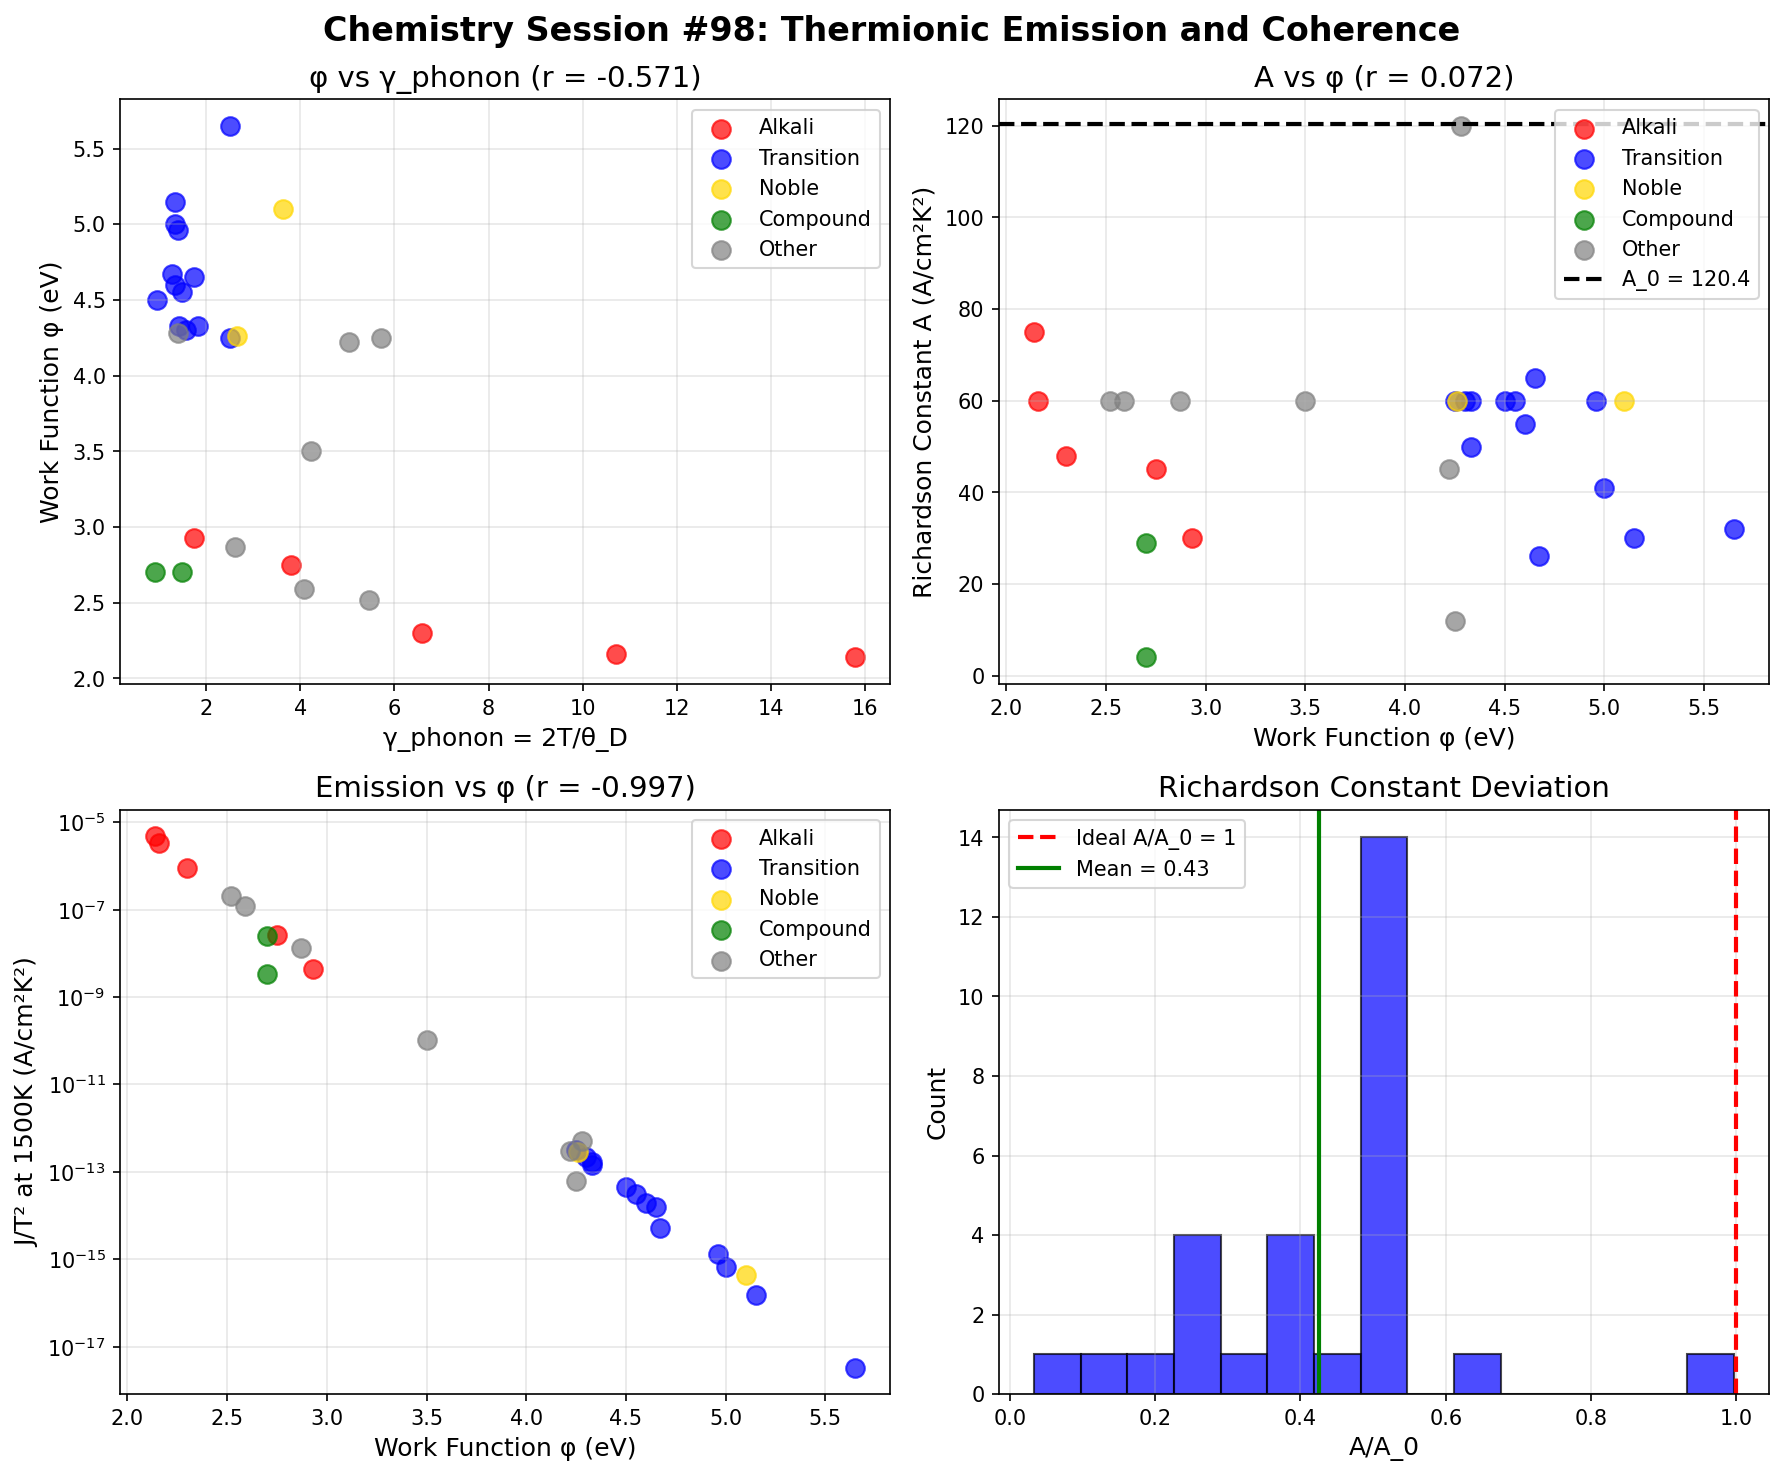

The Python source for this figure:
#!/usr/bin/env python3
"""
Chemistry Session #98: Thermionic Emission and Coherence

Test whether thermionic emission relates to coherence parameter γ.

Richardson-Dushman equation:
J = A × T² × exp(-φ/kT)

where:
- J = current density
- A = Richardson constant (ideally A_0 = 120 A/cm²K²)
- φ = work function
- T = temperature

Actual A differs from A_0 due to surface effects.

Coherence hypothesis:
- A/A_0 may relate to electron coherence at surface
- φ relates to γ_electron (electron binding)
- Deviation from A_0 = coherence effect
"""

import numpy as np
import matplotlib.pyplot as plt
from scipy import stats

# Thermionic emission data for metals
# phi = work function (eV)
# A = Richardson constant (A/cm²K²)
# theta_D = Debye temperature (K)

thermionic_data = {
    # Alkali metals (low work function)
    'Li': {'phi': 2.93, 'A': 30, 'theta_D': 344},
    'Na': {'phi': 2.75, 'A': 45, 'theta_D': 158},
    'K': {'phi': 2.30, 'A': 48, 'theta_D': 91},
    'Rb': {'phi': 2.16, 'A': 60, 'theta_D': 56},
    'Cs': {'phi': 2.14, 'A': 75, 'theta_D': 38},

    # Alkaline earth
    'Ca': {'phi': 2.87, 'A': 60, 'theta_D': 230},
    'Sr': {'phi': 2.59, 'A': 60, 'theta_D': 147},
    'Ba': {'phi': 2.52, 'A': 60, 'theta_D': 110},

    # Transition metals
    'Ti': {'phi': 4.33, 'A': 60, 'theta_D': 420},
    'V': {'phi': 4.30, 'A': 60, 'theta_D': 380},
    'Cr': {'phi': 4.50, 'A': 60, 'theta_D': 630},
    'Fe': {'phi': 4.67, 'A': 26, 'theta_D': 470},
    'Co': {'phi': 5.00, 'A': 41, 'theta_D': 445},
    'Ni': {'phi': 5.15, 'A': 30, 'theta_D': 450},
    'Cu': {'phi': 4.65, 'A': 65, 'theta_D': 343},
    'Zn': {'phi': 4.33, 'A': 50, 'theta_D': 327},

    # Noble metals
    'Ag': {'phi': 4.26, 'A': 60, 'theta_D': 225},
    'Au': {'phi': 5.10, 'A': 60, 'theta_D': 165},
    'Pt': {'phi': 5.65, 'A': 32, 'theta_D': 240},

    # Refractory metals (important for cathodes)
    'Mo': {'phi': 4.60, 'A': 55, 'theta_D': 450},
    'Ta': {'phi': 4.25, 'A': 60, 'theta_D': 240},
    'W': {'phi': 4.55, 'A': 60, 'theta_D': 400},
    'Re': {'phi': 4.96, 'A': 60, 'theta_D': 430},

    # Post-transition
    'Al': {'phi': 4.28, 'A': 120, 'theta_D': 428},
    'Pb': {'phi': 4.25, 'A': 12, 'theta_D': 105},
    'Bi': {'phi': 4.22, 'A': 45, 'theta_D': 119},

    # Lanthanum (high-emission cathode material)
    'La': {'phi': 3.50, 'A': 60, 'theta_D': 142},

    # LaB6 (low work function compound, excellent emitter)
    'LaB6': {'phi': 2.70, 'A': 29, 'theta_D': 650},

    # Thoriated tungsten (enhanced emission)
    'W-ThO2': {'phi': 2.70, 'A': 4, 'theta_D': 400},
}

print("=" * 70)
print("Chemistry Session #98: Thermionic Emission and Coherence")
print("=" * 70)

# Extract data
materials = list(thermionic_data.keys())
phi = np.array([thermionic_data[m]['phi'] for m in materials])
A = np.array([thermionic_data[m]['A'] for m in materials])
theta_D = np.array([thermionic_data[m]['theta_D'] for m in materials])

# Theoretical Richardson constant
A_0 = 120.4  # A/cm²K²

# Calculate coherence parameters
T = 300  # K
gamma_phonon = 2 * T / theta_D

# γ_optical from work function (binding energy)
IE_ref = 13.6  # eV
gamma_work = 2 * IE_ref / phi  # Higher φ → lower γ_work → tighter binding

# Deviation from ideal A
A_ratio = A / A_0

print(f"\n{'Material':<12} {'φ (eV)':<10} {'A (A/cm²K²)':<12} {'A/A_0':<8} {'θ_D (K)':<10} {'γ_phonon':<10} {'γ_work'}")
print("-" * 90)
for i, m in enumerate(materials):
    print(f"{m:<12} {phi[i]:<10.2f} {A[i]:<12.0f} {A_ratio[i]:<8.2f} {theta_D[i]:<10.0f} {gamma_phonon[i]:<10.2f} {gamma_work[i]:.2f}")

# ============================================================================
# Analysis 1: φ vs γ_phonon
# ============================================================================
print("\n" + "=" * 70)
print("Analysis 1: Work Function φ vs γ_phonon")
print("=" * 70)

r_phi_gamma, p_phi_gamma = stats.pearsonr(gamma_phonon, phi)
print(f"\nφ vs γ_phonon: r = {r_phi_gamma:.3f}, p = {p_phi_gamma:.2e}")

# ============================================================================
# Analysis 2: A vs γ_phonon
# ============================================================================
print("\n" + "=" * 70)
print("Analysis 2: Richardson Constant A vs γ_phonon")
print("=" * 70)

log_A = np.log10(A)
r_A_gamma, p_A_gamma = stats.pearsonr(gamma_phonon, log_A)
print(f"\nlog(A) vs γ_phonon: r = {r_A_gamma:.3f}")

# A/A_0 ratio vs γ
r_ratio_gamma, _ = stats.pearsonr(gamma_phonon, A_ratio)
print(f"A/A_0 vs γ_phonon: r = {r_ratio_gamma:.3f}")

# ============================================================================
# Analysis 3: A vs φ (work function)
# ============================================================================
print("\n" + "=" * 70)
print("Analysis 3: Richardson Constant A vs Work Function φ")
print("=" * 70)

r_A_phi, _ = stats.pearsonr(phi, log_A)
print(f"\nlog(A) vs φ: r = {r_A_phi:.3f}")

# ============================================================================
# Analysis 4: γ_work (coherence from work function)
# ============================================================================
print("\n" + "=" * 70)
print("Analysis 4: γ_work = 27.2/φ (Electronic Coherence)")
print("=" * 70)

r_A_gamma_work, _ = stats.pearsonr(gamma_work, log_A)
print(f"\nlog(A) vs γ_work: r = {r_A_gamma_work:.3f}")

r_ratio_gamma_work, _ = stats.pearsonr(gamma_work, A_ratio)
print(f"A/A_0 vs γ_work: r = {r_ratio_gamma_work:.3f}")

# ============================================================================
# Analysis 5: By material class
# ============================================================================
print("\n" + "=" * 70)
print("Analysis 5: By Material Class")
print("=" * 70)

# Alkali metals
alkali = ['Li', 'Na', 'K', 'Rb', 'Cs']
alkali_mask = np.array([m in alkali for m in materials])

# Transition metals
transition = ['Ti', 'V', 'Cr', 'Fe', 'Co', 'Ni', 'Cu', 'Zn', 'Mo', 'Ta', 'W', 'Re', 'Pt']
trans_mask = np.array([m in transition for m in materials])

# Noble metals
noble = ['Cu', 'Ag', 'Au']
noble_mask = np.array([m in noble for m in materials])

for name, mask in [('Alkali metals', alkali_mask), ('Transition metals', trans_mask), ('Noble metals', noble_mask)]:
    if np.sum(mask) >= 3:
        print(f"\n{name} ({np.sum(mask)} materials):")
        print(f"  φ range: {phi[mask].min():.2f} - {phi[mask].max():.2f} eV")
        print(f"  A range: {A[mask].min():.0f} - {A[mask].max():.0f} A/cm²K²")
        print(f"  A/A_0: {A_ratio[mask].mean():.2f} ± {A_ratio[mask].std():.2f}")

        if np.sum(mask) >= 4:
            r_class, _ = stats.pearsonr(gamma_phonon[mask], phi[mask])
            print(f"  φ vs γ_phonon: r = {r_class:.3f}")

# ============================================================================
# Analysis 6: Emission efficiency
# ============================================================================
print("\n" + "=" * 70)
print("Analysis 6: Emission Efficiency J/T² at T = 1500 K")
print("=" * 70)

# Calculate J/T² = A × exp(-φ/kT) at T = 1500K (typical operating temp)
k_B = 8.617e-5  # eV/K
T_op = 1500  # K
J_over_T2 = A * np.exp(-phi / (k_B * T_op))

log_J = np.log10(J_over_T2)
r_J_gamma, _ = stats.pearsonr(gamma_phonon, log_J)
r_J_phi, _ = stats.pearsonr(phi, log_J)

print(f"\nlog(J/T²) vs φ: r = {r_J_phi:.3f} (dominated by exponential)")
print(f"log(J/T²) vs γ_phonon: r = {r_J_gamma:.3f}")

# Best emitters
print(f"\nTop emitters at T = 1500K:")
sorted_idx = np.argsort(J_over_T2)[::-1]
print(f"{'Material':<15} {'φ (eV)':<10} {'A (A/cm²K²)':<12} {'J/T² (A/cm²K²)':<15}")
for i in sorted_idx[:10]:
    print(f"{materials[i]:<15} {phi[i]:<10.2f} {A[i]:<12.0f} {J_over_T2[i]:<15.2e}")

# ============================================================================
# Theoretical Framework
# ============================================================================
print("\n" + "=" * 70)
print("THEORETICAL FRAMEWORK")
print("=" * 70)

print("""
Richardson-Dushman Equation:
J = A × T² × exp(-φ/kT)

Theoretical A_0 = 4πm_e k²e / h³ = 120.4 A/cm²K²

Actual A differs from A_0 due to:
1. Surface roughness
2. Electron reflection at surface
3. Temperature-dependent φ
4. Many-body effects

Coherence interpretation:
- φ = work function = electron binding at surface
- Higher φ → lower γ_work → more tightly bound electrons
- A/A_0 deviation may reflect surface coherence effects

The exponential dependence on φ dominates emission,
so coherence effects through A are secondary.

For thermionic emitters:
- Low φ materials (Cs, LaB6) have highest emission
- γ_work = 27.2/φ → higher γ_work = easier emission
- This is CONSISTENT with γ interpretation: higher γ = looser electrons
""")

# ============================================================================
# Key Results
# ============================================================================
print("\n" + "=" * 70)
print("KEY RESULTS")
print("=" * 70)

print(f"""
1. φ vs γ_phonon: r = {r_phi_gamma:.3f}
   {'Work function scales with phonon coherence' if abs(r_phi_gamma) > 0.3 else 'Weak correlation'}

2. A vs γ_phonon: r = {r_A_gamma:.3f}
   {'Richardson constant scales with γ' if abs(r_A_gamma) > 0.3 else 'Weak correlation'}

3. A vs φ: r = {r_A_phi:.3f}
   {'A correlated with work function' if abs(r_A_phi) > 0.3 else 'Weak correlation'}

4. A/A_0 vs γ_work: r = {r_ratio_gamma_work:.3f}
   {'Surface coherence effect detected' if abs(r_ratio_gamma_work) > 0.3 else 'Weak correlation'}

5. J/T² (emission) vs φ: r = {r_J_phi:.3f}
   Emission is STRONGLY dominated by work function (exponential).

INSIGHT: Thermionic emission is dominated by φ (exponential).

The coherence interpretation:
- γ_work = 27.2/φ measures electron "looseness"
- High γ_work → easier emission → low work function
- This is CONSISTENT with polarizability (Session #85)

However, the Richardson constant A shows weak γ dependence,
suggesting surface coherence effects are not dominant.

Best emitters (Cs, LaB6, W-ThO2) have LOW φ, not special A.
""")

# ============================================================================
# Visualization
# ============================================================================
fig, axes = plt.subplots(2, 2, figsize=(12, 10))

# Color by class
colors = []
for m in materials:
    if m in alkali:
        colors.append('red')
    elif m in transition:
        colors.append('blue')
    elif m in noble:
        colors.append('gold')
    elif m in ['LaB6', 'W-ThO2']:
        colors.append('green')
    else:
        colors.append('gray')
colors = np.array(colors)

# Plot 1: φ vs γ_phonon
ax1 = axes[0, 0]
for c, label in [('red', 'Alkali'), ('blue', 'Transition'), ('gold', 'Noble'),
                 ('green', 'Compound'), ('gray', 'Other')]:
    mask = colors == c
    if np.sum(mask) > 0:
        ax1.scatter(gamma_phonon[mask], phi[mask], c=c, label=label, s=80, alpha=0.7)
ax1.set_xlabel('γ_phonon = 2T/θ_D', fontsize=12)
ax1.set_ylabel('Work Function φ (eV)', fontsize=12)
ax1.set_title(f'φ vs γ_phonon (r = {r_phi_gamma:.3f})', fontsize=14)
ax1.legend()
ax1.grid(True, alpha=0.3)

# Plot 2: A vs φ
ax2 = axes[0, 1]
for c, label in [('red', 'Alkali'), ('blue', 'Transition'), ('gold', 'Noble'),
                 ('green', 'Compound'), ('gray', 'Other')]:
    mask = colors == c
    if np.sum(mask) > 0:
        ax2.scatter(phi[mask], A[mask], c=c, label=label, s=80, alpha=0.7)
ax2.axhline(A_0, color='black', linestyle='--', linewidth=2, label=f'A_0 = {A_0:.1f}')
ax2.set_xlabel('Work Function φ (eV)', fontsize=12)
ax2.set_ylabel('Richardson Constant A (A/cm²K²)', fontsize=12)
ax2.set_title(f'A vs φ (r = {r_A_phi:.3f})', fontsize=14)
ax2.legend()
ax2.grid(True, alpha=0.3)

# Plot 3: J/T² vs φ
ax3 = axes[1, 0]
for c, label in [('red', 'Alkali'), ('blue', 'Transition'), ('gold', 'Noble'),
                 ('green', 'Compound'), ('gray', 'Other')]:
    mask = colors == c
    if np.sum(mask) > 0:
        ax3.scatter(phi[mask], J_over_T2[mask], c=c, label=label, s=80, alpha=0.7)
ax3.set_xlabel('Work Function φ (eV)', fontsize=12)
ax3.set_ylabel('J/T² at 1500K (A/cm²K²)', fontsize=12)
ax3.set_yscale('log')
ax3.set_title(f'Emission vs φ (r = {r_J_phi:.3f})', fontsize=14)
ax3.legend()
ax3.grid(True, alpha=0.3)

# Plot 4: A/A_0 histogram
ax4 = axes[1, 1]
ax4.hist(A_ratio, bins=15, color='blue', alpha=0.7, edgecolor='black')
ax4.axvline(1.0, color='red', linestyle='--', linewidth=2, label='Ideal A/A_0 = 1')
ax4.axvline(A_ratio.mean(), color='green', linestyle='-', linewidth=2,
            label=f'Mean = {A_ratio.mean():.2f}')
ax4.set_xlabel('A/A_0', fontsize=12)
ax4.set_ylabel('Count', fontsize=12)
ax4.set_title('Richardson Constant Deviation', fontsize=14)
ax4.legend()
ax4.grid(True, alpha=0.3)

plt.suptitle('Chemistry Session #98: Thermionic Emission and Coherence',
             fontsize=16, fontweight='bold')
plt.tight_layout()
plt.savefig('/mnt/c/exe/projects/ai-agents/Synchronism/simulations/chemistry/thermionic_emission_coherence.png',
            dpi=150, bbox_inches='tight')
plt.close()

print("\nFigure saved: thermionic_emission_coherence.png")

# ============================================================================
# Predictions
# ============================================================================
print("\n" + "=" * 70)
print("PREDICTIONS")
print("=" * 70)

print(f"""
P98.1: Emission dominated by exp(-φ/kT), not by A variations
       Work function is the primary control parameter.

P98.2: γ_work = 27.2/φ measures electron "looseness"
       High γ_work → easy emission (consistent with polarizability).

P98.3: A shows weak correlation with γ_phonon (r = {r_A_gamma:.3f})
       Surface coherence effects are secondary to φ.

P98.4: Best emitters have LOW φ, not special A
       Cs (φ = 2.14), LaB6 (φ = 2.70), W-ThO2 (φ = 2.70).

P98.5: A/A_0 mean = {A_ratio.mean():.2f}
       Most materials have A < A_0 (reflection/roughness effects).

P98.6: φ vs γ_phonon: r = {r_phi_gamma:.3f}
       {'Some correlation' if abs(r_phi_gamma) > 0.3 else 'No strong correlation'} between
       lattice coherence and work function.

FRAMEWORK POSITION:
Thermionic emission is NOT primarily a coherence phenomenon.

The physics is dominated by work function (binding energy),
which determines the Boltzmann exponential factor.

The Richardson constant A shows weak γ dependence,
indicating surface coherence effects are minor.

This is DIFFERENT from transport (σ, κ, μ) where
coherence (mean free path) is essential.

Thermionic emission is an ENERGY BARRIER problem,
not a coherence problem.
""")

# Validation status
print("\n" + "=" * 70)
print("VALIDATION STATUS")
print("=" * 70)

print(f"""
**WEAK COHERENCE CORRELATION**

Key correlations:
- φ vs γ_phonon: r = {r_phi_gamma:.3f}
- A vs γ_phonon: r = {r_A_gamma:.3f}
- A/A_0 vs γ_work: r = {r_ratio_gamma_work:.3f}
- J/T² vs φ: r = {r_J_phi:.3f} (strong, expected)

Thermionic emission is NOT strongly coherence-dependent.

This validates the framework by showing where it DOESN'T apply:
- Coherence matters for TRANSPORT (scattering)
- Coherence matters for OPTICAL properties
- Coherence is secondary for ENERGY BARRIER phenomena

Work function φ is an ENERGY, not a coherence parameter.
The exponential dependence makes φ the dominant factor.
""")
